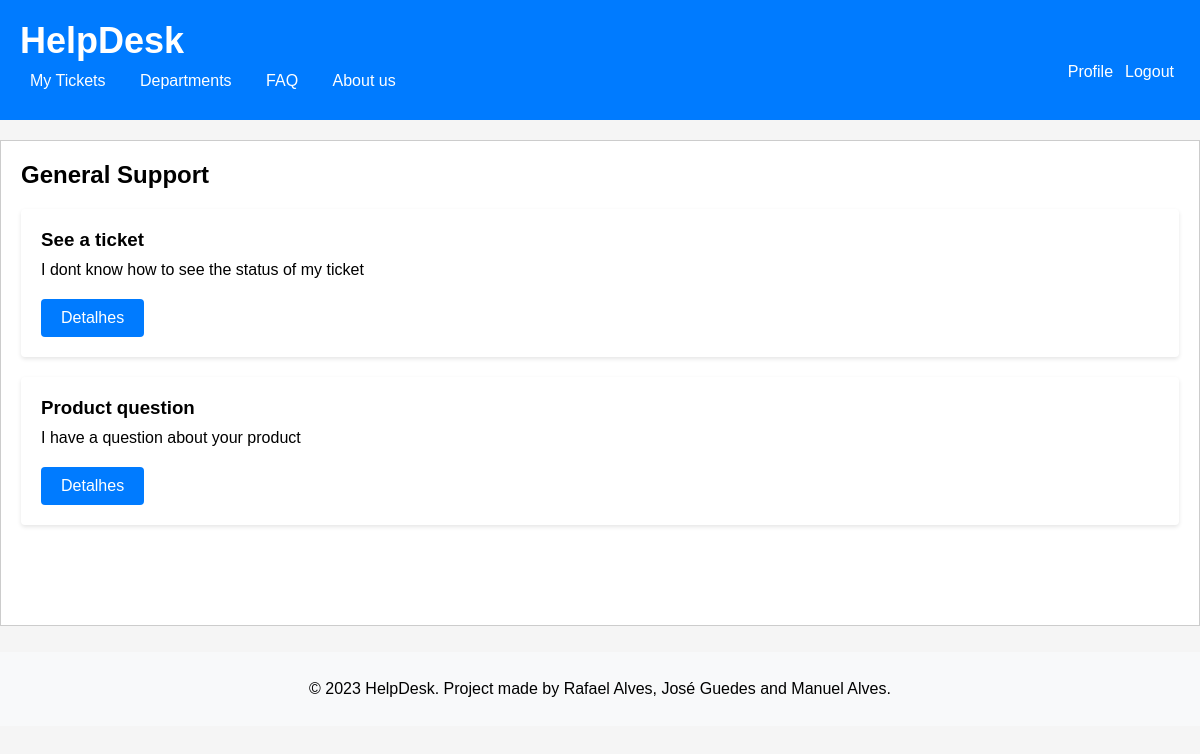
The app's page /pages/departmentTicket.php?id=1, older data.
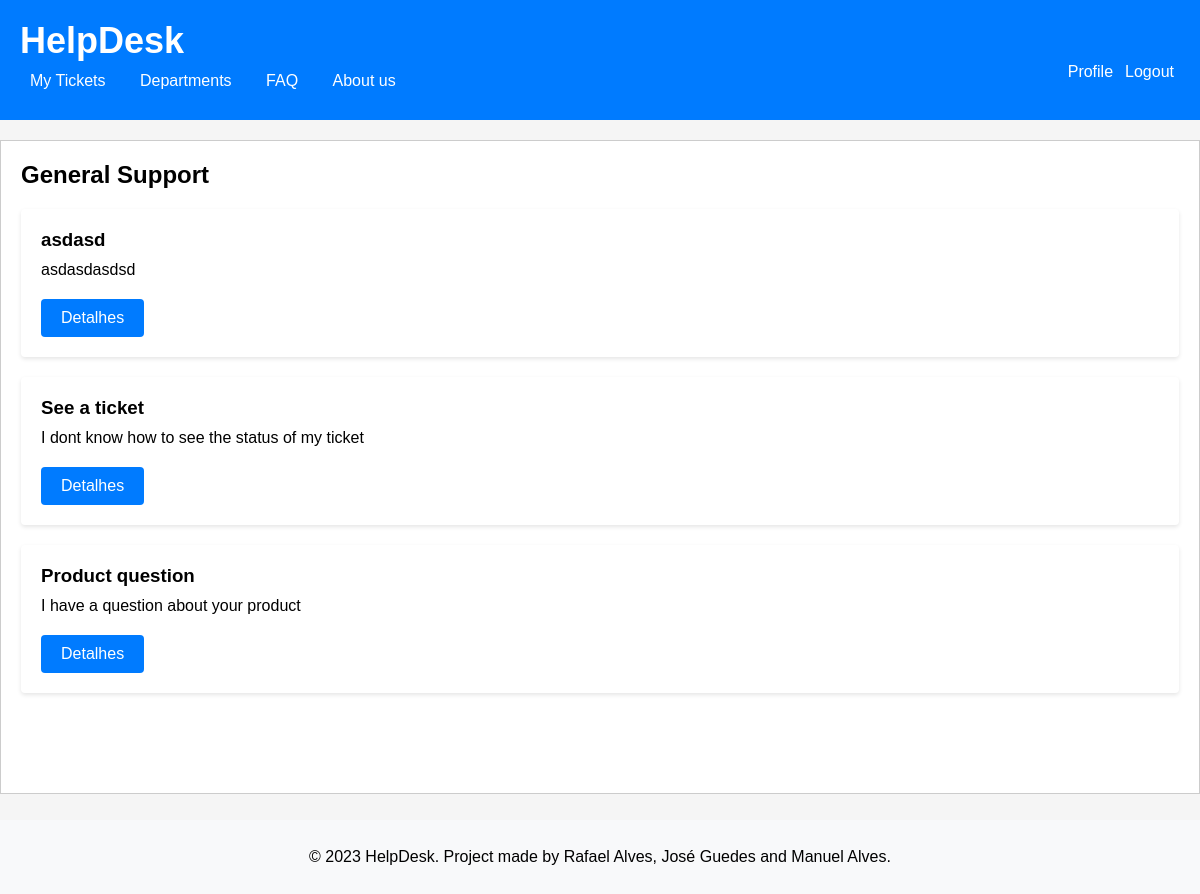
The same page, newer data.
### tables this page shows
CREATE TABLE Ticket (
    id INTEGER PRIMARY KEY AUTOINCREMENT,
    title varchar(255) NOT NULL UNIQUE,
    description VARCHAR(255) NOT NULL,
    ticket_status VARCHAR (10)  NOT NULL DEFAULT 'Open' CHECK (ticket_status IN ('Open', 'Assigned', 'Closed')),
    created_at TIMESTAMP NOT NULL DEFAULT CURRENT_TIMESTAMP,
    updated_at TIMESTAMP NOT NULL DEFAULT CURRENT_TIMESTAMP,
    id_user INTEGER, /* id do client que criou o ticket */
    id_agent INTEGER DEFAULT NULL, /* id do agent que está a tratar do ticket */
    id_department INTEGER, /* id do department do ticket */
    CONSTRAINT current_edit_date_ck CHECK (created_at <= updated_at),
    CONSTRAINT id_usertFK FOREIGN KEY(id_user) REFERENCES User(id),
    CONSTRAINT id_agentFK FOREIGN KEY(id_agent) REFERENCES User(id),
    CONSTRAINT id_departmentFK FOREIGN KEY(id_department) REFERENCES Department(id)
);

### pages/departmentTicket.php (called while the page is built, shortened)
<?php
  require_once(__DIR__ . '/../database/ticket.class.php');
  require_once(__DIR__ . '/../database/department.class.php');
  require_once(__DIR__ . '/../templates/header.tpl.php');
  require_once(__DIR__ . '/../templates/footer.tpl.php');
  require_once(__DIR__ . '/../templates/department.tpl.php');
  $department = Department::getDepartment($dbh, intval($_GET['id']));
  $tickets = Ticket::getTicketsbyDepartment($dbh, intval($_GET['id']));
  drawDepartment($department, $tickets);
?>

### database/department.class.php (called while the page is built, shortened)
<?php
  class Department {
    public function __construct(int $id, string $name)
    {
      $this->name = $name;
    }
    static function getDepartment(PDO $db, int $id) : Department {
      $stmt = $db->prepare('SELECT id, name FROM Department WHERE id = ?');
      $stmt->execute(array($id));
      $department = $stmt->fetch();
      return new Department(
        $department['id'],
        $department['name']
      );
    }
  }
?>

### database/ticket.class.php (called while the page is built, shortened)
<?php
  class Ticket {
    static function getTicketsbyDepartment(PDO $db, int $id_department) {
      $stmt = $db->prepare('
        SELECT id, title, description
        FROM Ticket
        WHERE id_department = ?
        ORDER by updated_at desc
      ');
      $stmt->execute(array($id_department));
      $row = $stmt->fetchAll(PDO::FETCH_ASSOC);
      return $row;
    }
  }
?>

### templates/department.tpl.php (the view, shortened to what this page needs)
<?php
  require_once(__DIR__ . '/../database/department.class.php')
?>
<?php function drawDepartment(Department $department, array $tickets) { ?>
  <h2><?=$department->name?></h2>
  <section id="tickets">
    <?php
    foreach ($tickets as $ticket) {
      $id_t = $ticket['id'];
      $title_t = $ticket['title'];
      $description_t = $ticket['description'];
    ?>
    <div class="ticket" id="<?=$id_t?>">
      <h3> <?=$title_t?></h3>
      <p> <?=$description_t?> </p>
      <a href="../pages/detailTicket.php?id=<?=$ticket['id']?>" class="button">Detalhes</a>
    </div>
    <?php } ?>
  </section>
<?php } ?>

Row changes from the older to the newer data that the page shows:
added ticket: title "asdasd", description "asdasdasdsd"
